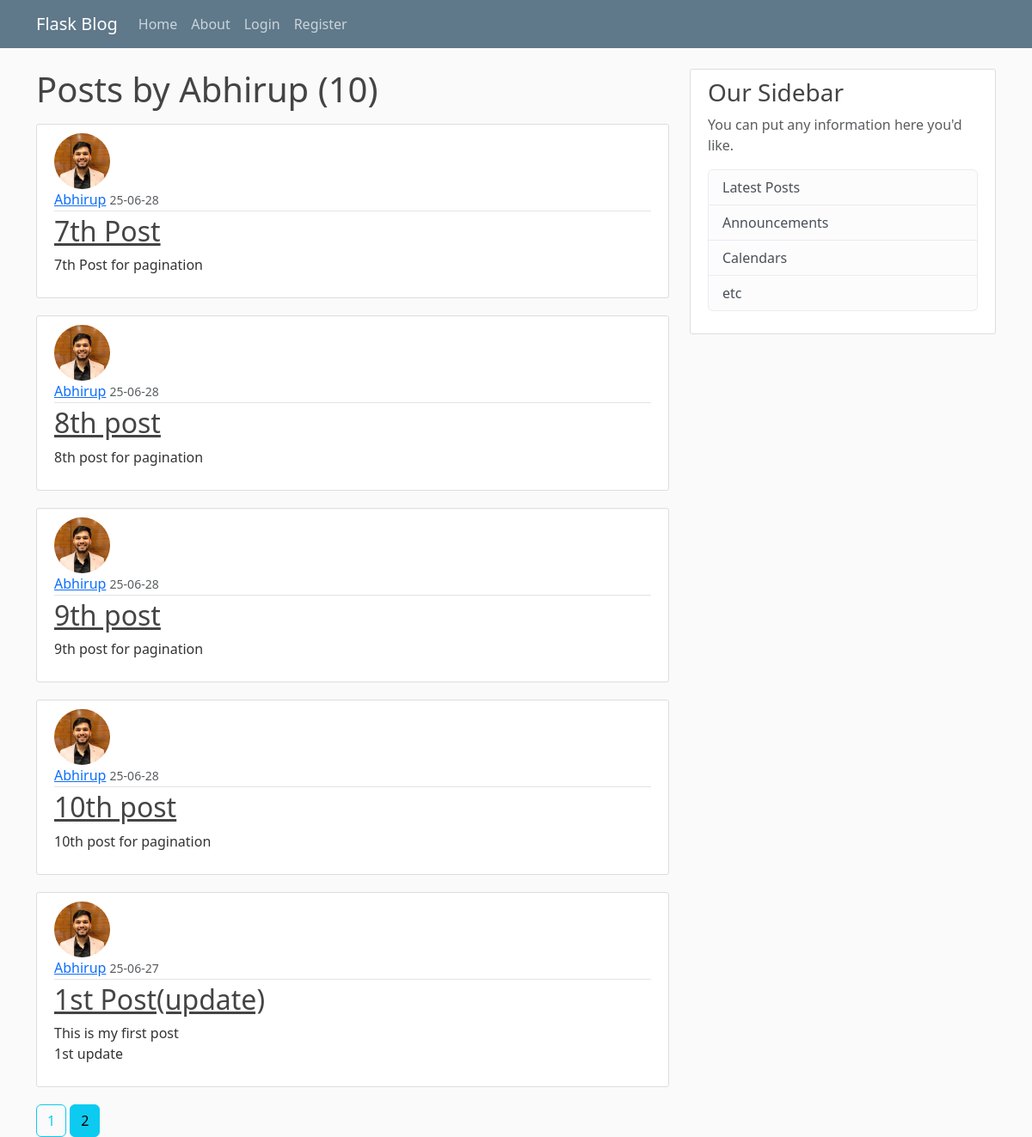
Page /user/Abhirup?page=2 on the committed database.
### flaskblog/models.py (models this page shows, shortened)
class User(db.Model,UserMixin):
    id = db.Column(db.Integer, primary_key=True)
    username = db.Column(db.String(20),unique = True ,nullable=False)
    email = db.Column(db.String(120),unique=True ,nullable=False)
    image_file = db.Column(db.String(20) ,nullable=False, default='default.png')
    password = db.Column(db.String(60),nullable =False)
    posts = db.relationship('Post', backref='author',lazy=True)

class Post(db.Model):
    id = db.Column(db.Integer, primary_key=True)
    title = db.Column(db.String(20),nullable=False)
    date_posted = db.Column(db.DateTime, nullable=False, default=datetime.now(timezone.utc))
    content = db.Column(db.Text,nullable=False)
    user_id = db.Column(db.Integer,db.ForeignKey('user.id'),nullable=False)

### flaskblog/routes.py (the view)
@app.route("/user/<string:username>")
def user_posts(username):
    page = request.args.get('page',1,type=int)
    user=User.query.filter_by(username=username).first_or_404()
    posts=Post.query.filter_by(author=user)\
        .order_by(Post.date_posted.desc())\
        .paginate(per_page=5, page=page)
    return render_template("user_posts.html",posts=posts,user=user)

### flaskblog/templates/user_posts.html
{%  extends "layout.html" %}
{% block content %}
<h1 class="mb-3"> Posts by {{user.username}} ({{posts.total}})</h1>
    {% for post in posts.items%}
        <article class="media content-section">
            <img class = "rounded-circle article-img" src={{url_for('static',filename='profile_pics/'+post.author.image_file)}}>
            <div class="media-body">
            <div class="article-metadata">
            <a class="mr-2" href={{"url_for('user_posts',username=post.author.username)"}}>{{ post.author.username}}</a>
            <small class="text-muted">{{ post.date_posted.strftime('%y-%m-%d') }}</small>
            </div>
            <h2><a class="article-title" href="{{url_for('post',post_id=post.id)}}">{{ post.title }}</a></h2>
            <p class="article-content">{{ post.content }}</p>
            </div>
        </article>
    {%endfor%}
    {%for page_num in posts.iter_pages(left_edge=1, right_edge=1, left_current=1, right_current=1)%}
        {%if page_num%}
            {%if posts.page == page_num%}
            <a class="btn btn-info" href="{{url_for('user_posts',username=user.username,page=page_num)}}">{{page_num}}</a>
            {% else %}
            <a class="btn btn-outline-info" href="{{url_for('user_posts',username=user.username,page=page_num)}}">{{page_num}}</a>
            {% endif %}
        {% else %}
            ...
        {% endif %}
    {% endfor %}
{% endblock content %}

### flaskblog/static/main.css (style rules this page uses)
body { background: #fafafa; color: #333333; margin-top: 5rem; }
h1, h2, h3, h4, h5, h6 { color: #444444; }
.content-section { background: #ffffff; padding: 10px 20px; border: 1px solid #dddddd; border-radius: 3px; margin-bottom: 20px; }
.article-title { color: #444444; }
.article-content { white-space: pre-line; }
.article-img { height: 65px; width: 65px; margin-right: 16px; }
.article-metadata { padding-bottom: 1px; margin-bottom: 4px; border-bottom: 1px solid #e3e3e3 }

### rows in the picture
User: username "Abhirup"
Post: image_file (picture), author.username "Abhirup", date_posted "25-06-28", title "7th Post", content "7th Post for pagination"
Post: image_file (picture), author.username "Abhirup", date_posted "25-06-28", title "8th post", content "8th post for pagination"
Post: image_file (picture), author.username "Abhirup", date_posted "25-06-28", title "9th post", content "9th post for pagination"
Post: image_file (picture), author.username "Abhirup", date_posted "25-06-28", title "10th post", content "10th post for pagination"
Post: image_file (picture), author.username "Abhirup", date_posted "25-06-27", title "1st Post(update)", content "This is my first post 1st update"

### other values in the picture
{{ posts.total }} "10"
{{ page_num }} "1"
{{ page_num }} "2"
